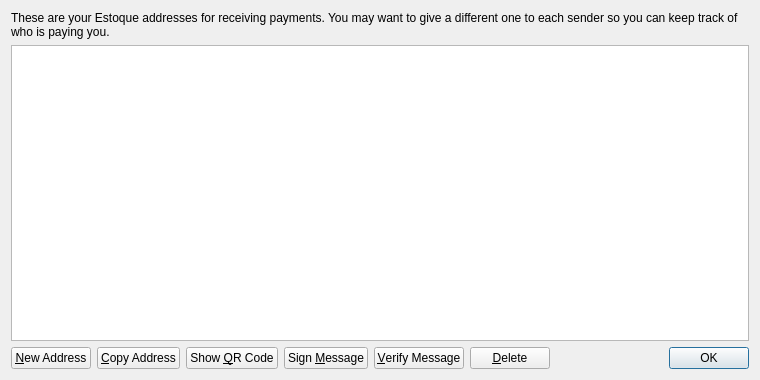
<?xml version="1.0" encoding="UTF-8"?>
<ui version="4.0">
 <class>AddressBookPage</class>
 <widget class="QWidget" name="AddressBookPage">
  <property name="geometry">
   <rect>
    <x>0</x>
    <y>0</y>
    <width>760</width>
    <height>380</height>
   </rect>
  </property>
  <property name="windowTitle">
   <string>Address Book</string>
  </property>
  <layout class="QVBoxLayout" name="verticalLayout">
   <item>
    <widget class="QLabel" name="labelExplanation">
     <property name="text">
      <string>These are your Estoque addresses for receiving payments. You may want to give a different one to each sender so you can keep track of who is paying you.</string>
     </property>
     <property name="textFormat">
      <enum>Qt::PlainText</enum>
     </property>
     <property name="wordWrap">
      <bool>true</bool>
     </property>
    </widget>
   </item>
   <item>
    <widget class="QTableView" name="tableView">
     <property name="contextMenuPolicy">
      <enum>Qt::CustomContextMenu</enum>
     </property>
     <property name="toolTip">
      <string>Double-click to edit address or label</string>
     </property>
     <property name="tabKeyNavigation">
      <bool>false</bool>
     </property>
     <property name="selectionMode">
      <enum>QAbstractItemView::SingleSelection</enum>
     </property>
     <property name="selectionBehavior">
      <enum>QAbstractItemView::SelectRows</enum>
     </property>
     <property name="sortingEnabled">
      <bool>true</bool>
     </property>
     <attribute name="verticalHeaderVisible">
      <bool>false</bool>
     </attribute>
    </widget>
   </item>
   <item>
    <layout class="QHBoxLayout" name="horizontalLayout">
     <item>
      <widget class="QPushButton" name="newAddressButton">
       <property name="toolTip">
        <string>Create a new address</string>
       </property>
       <property name="text">
        <string>&amp;New Address</string>
       </property>
      </widget>
     </item>
     <item>
      <widget class="QPushButton" name="copyToClipboard">
       <property name="toolTip">
        <string>Copy the currently selected address to the system clipboard</string>
       </property>
       <property name="text">
        <string>&amp;Copy Address</string>
       </property>
      </widget>
     </item>
     <item>
      <widget class="QPushButton" name="showQRCode">
       <property name="text">
        <string>Show &amp;QR Code</string>
       </property>
      </widget>
     </item>
     <item>
      <widget class="QPushButton" name="signMessage">
       <property name="toolTip">
        <string>Sign a message to prove you own a Estoque address</string>
       </property>
       <property name="text">
        <string>Sign &amp;Message</string>
       </property>
      </widget>
     </item>
     <item>
      <widget class="QPushButton" name="verifyMessage">
       <property name="toolTip">
        <string>Verify a message to ensure it was signed with a specified Estoque address</string>
       </property>
       <property name="text">
        <string>&amp;Verify Message</string>
       </property>
      </widget>
     </item>
     <item>
      <widget class="QPushButton" name="deleteButton">
       <property name="toolTip">
        <string>Delete the currently selected address from the list</string>
       </property>
       <property name="text">
        <string>&amp;Delete</string>
       </property>
      </widget>
     </item>
     <item>
      <spacer name="horizontalSpacer">
       <property name="orientation">
        <enum>Qt::Horizontal</enum>
       </property>
       <property name="sizeHint" stdset="0">
        <size>
         <width>40</width>
         <height>20</height>
        </size>
       </property>
      </spacer>
     </item>
     <item>
      <widget class="QDialogButtonBox" name="buttonBox">
       <property name="sizePolicy">
        <sizepolicy hsizetype="Maximum" vsizetype="Fixed">
         <horstretch>0</horstretch>
         <verstretch>0</verstretch>
        </sizepolicy>
       </property>
       <property name="standardButtons">
        <set>QDialogButtonBox::Ok</set>
       </property>
      </widget>
     </item>
    </layout>
   </item>
  </layout>
 </widget>
 <resources>
  <include location="../bitcoin.qrc"/>
 </resources>
 <connections/>
</ui>
